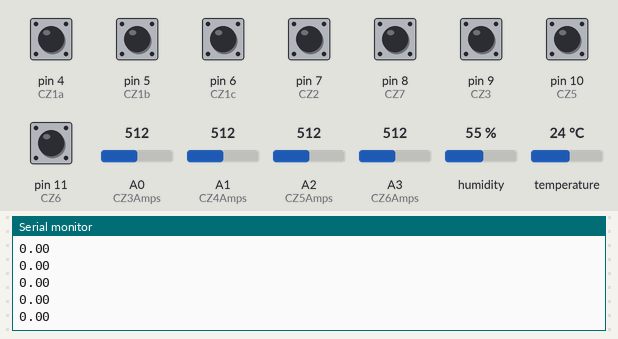
This sketch was run on a simulated Arduino Uno, built with avr-gcc and run on an emulated ATmega328P. On the bench: the last lines printed to the serial monitor. The inputs (shaded band) are chosen by the test bench; at power-on: pin 4 (CZ1a), pin 5 (CZ1b), pin 6 (CZ1c), pin 7 (CZ2), pin 8 (CZ7), pin 9 (CZ3), pin 10 (CZ5), pin 11 (CZ6) HIGH, A3 (CZ6Amps) = 512, A0 (CZ3Amps) = 512, A1 (CZ4Amps) = 512, A2 (CZ5Amps) = 512, humidity 55 %, temperature 24 °C.

Above: at 1.2 s.
1.3 s: A3 (CZ6Amps) set to 716
At 1.34 s:
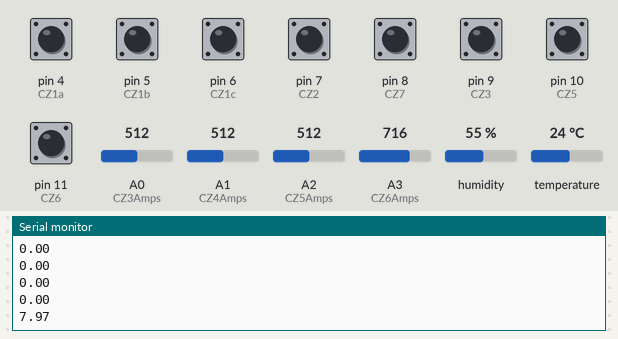
2.8 s: A3 (CZ6Amps) set to 992
At 2.82 s:
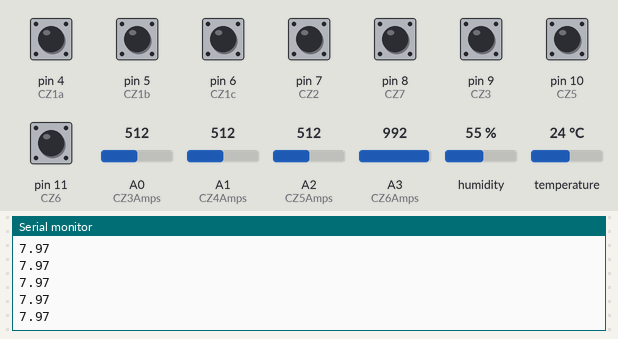
Timing chart, 0 to 5.8 s (numbered marks = the images above; inputs shaded):
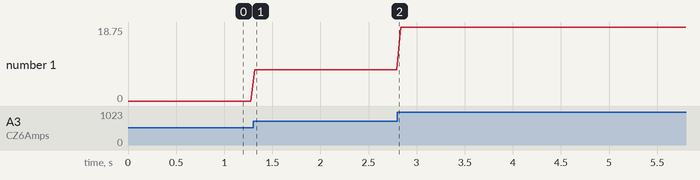

The sketch:

nodeMonitoringArduino.ino
```cpp
#include "nodeMonitorArduino.h"

void setup() {
  initialization();
}

void loop() {
  voltageMesurments();
  ampsMesurments();
  tempHumidity();
}
```

nodeMonitorArduino.h
```cpp
#ifndef nodeMonitorArduino_h  //define sensors
#include <Adafruit_HTU21DF.h>
#include <Wire.h>
#include "Adafruit_HTU21DF.h"

#define CZ1a 4
#define CZ1b 5
#define CZ1c 6
#define CZ2 7
#define CZ7 8
#define CZ3 9
#define CZ5 10
#define CZ6 11
#define CZ3Amps A0
#define CZ4Amps A1
#define CZ5Amps A2
#define CZ6Amps A3
#define offset20Asensor 2500
#define mVperAmp20ASensor 125

void initialization();  //define initialization pins
void vlotageMesurments(); //voltage checking function
void ampsMesurments(); //amps checking function ACS712-20
void tempHumidity(); // Temperature and humidity checking function HTU21D
Adafruit_HTU21DF htu = Adafruit_HTU21DF();

#endif
```

nodeMonitoringArduinoCpp.ino
```cpp
void initialization()
{
 Serial.begin(9600); //init serial monitor
 pinMode(CZ1a,INPUT);
 pinMode(CZ1b,INPUT);
 pinMode(CZ1c,INPUT);
 pinMode(CZ2,INPUT);
 pinMode(CZ7,INPUT);
 pinMode(CZ3,INPUT);
 pinMode(CZ5,INPUT);
 pinMode(CZ6,INPUT);
 if (!htu.begin())
 {
 Serial.println("Couldn't find sensor!");
 while (1);
 }

}
void voltageMesurments()
{
  if(digitalRead(CZ1a)==0)
  {
    //Serial.println("CZ1a no voltage");
  }
  if(digitalRead(CZ1b)==0)
  {
    //Serial.println("CZ1b no voltage");
  }
  if(digitalRead(CZ1c)==0)
  {
    //Serial.println("CZ1C no voltage");
  }
  if(digitalRead(CZ2)==0)
  {
    //Serial.println("CZ2 no voltage");
  }
  if(digitalRead(CZ7)==0)
  {
    //Serial.println("CZ7 no voltage");
  }
  if(digitalRead(CZ3)==0)
  {
    //Serial.println("CZ3 no voltage");
  }
  if(digitalRead(CZ5)==0)
  {
    //Serial.println("CZ5 no voltage");
  }
  if(digitalRead(CZ6)==0)
  {
    //Serial.println("CZ6 no voltage");
  }

}
//ACS712-20
void ampsMesurments()
{
  //Firts current sensor
  double readCZ3VtoAmps=analogRead(CZ3Amps);
  double CZ3Voltage=(readCZ3VtoAmps/1024)*5000;
  double CZ3Amps=((CZ3Voltage-2500)/mVperAmp20ASensor);
  //Second current sensor
  double readCZ4VtoAmps=analogRead(CZ4Amps);
  double CZ4Voltage=(readCZ4VtoAmps/1024)*5000;
  double CZ4Amps=((CZ4Voltage-2500)/mVperAmp20ASensor);
  //3
  double readCZ5VtoAmps=analogRead(CZ5Amps);
  double CZ5Voltage=(readCZ5VtoAmps/1024)*5000;
  double CZ5Amps=((CZ5Voltage-2500)/mVperAmp20ASensor);
  //4
  double readCZ6VtoAmps=analogRead(CZ6Amps);
  double CZ6Voltage=(readCZ6VtoAmps/1024)*5000;
  double CZ6Amps=((CZ6Voltage-2500)/mVperAmp20ASensor);
  Serial.println(CZ6Amps);
}
void tempHumidity()
{
  float temp = htu.readTemperature();
  float rel_hum = htu.readHumidity();
  //Serial.print("Temp: "); Serial.print(temp); Serial.print(" C");
  //Serial.print("\t\t");
  //Serial.print("Humidity: "); Serial.print(rel_hum); Serial.println(" \%");
}
```

Measured:
- after the input at 1.3 s, the serial monitor: prints a new line at once (image 1)
- plotted number 1: 0 → 7.97 after the input at 1.3 s, 7.97 → 18.75 after the input at 2.8 s
